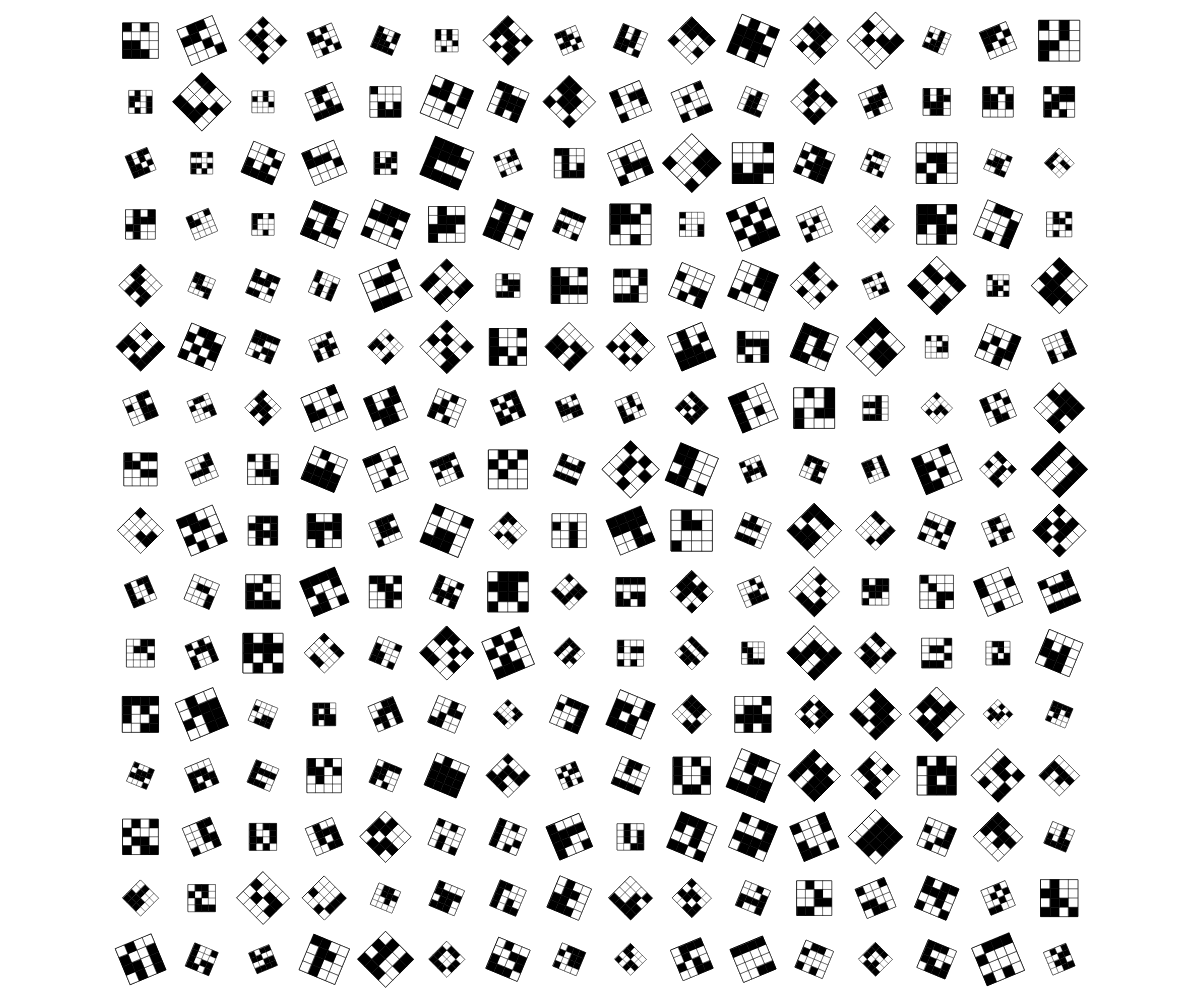
Frame 1 (no input)
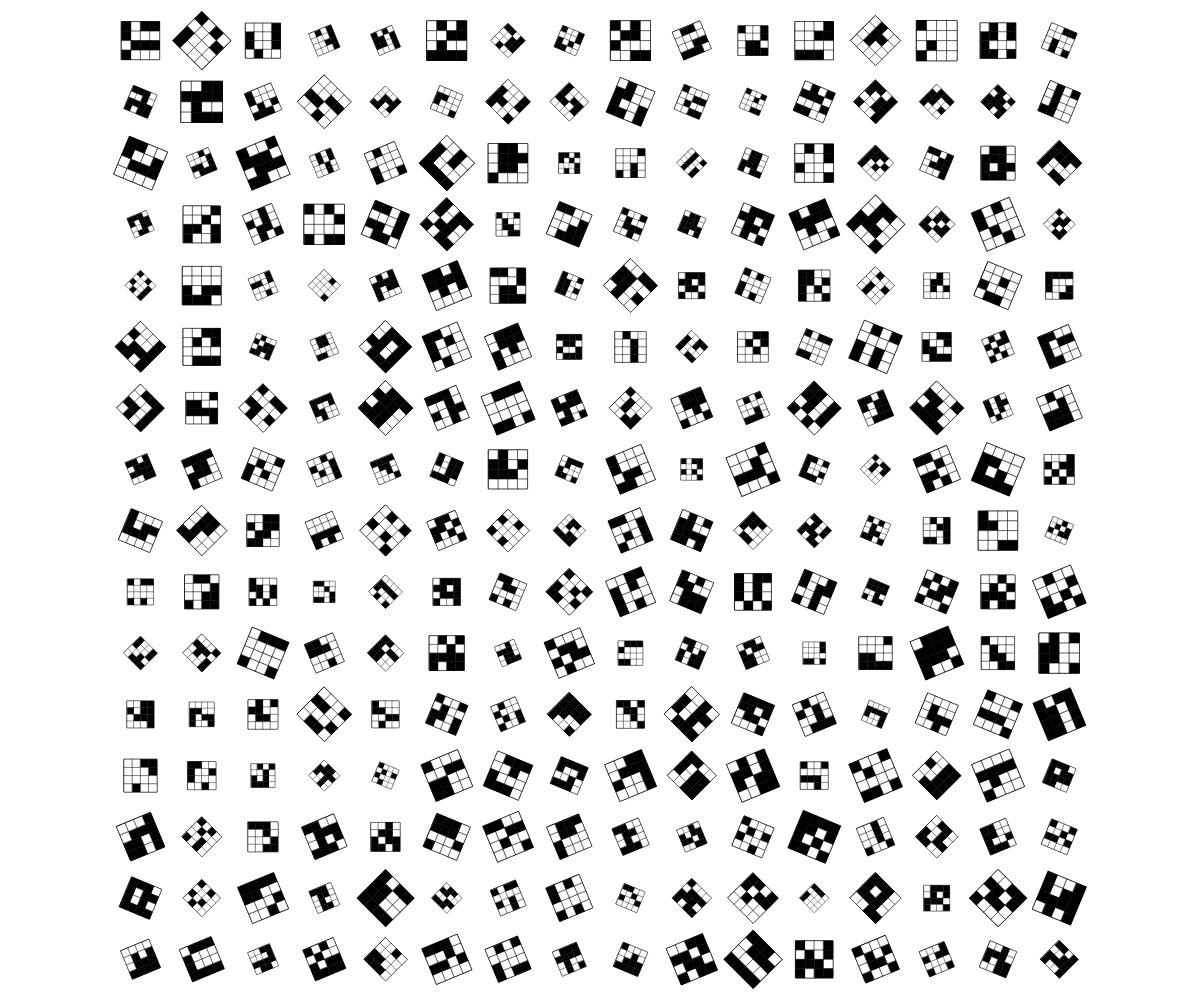
Frame 2 (the mouse pressed at the canvas centre, redrawn once)

The p5.js sketch that drew these frames (run headless with seeded random() and noise() and a simulated clock; the mouse was pressed at the canvas centre and the sketch redrawn once):

// p5.js sketch
// ── sketch.js
function setup() {
  createCanvas(windowWidth, windowHeight); 
  noLoop(); 
}


function draw() {
  background(255); 
  
  //griglia principale
  let gridSize = 16; // dimensione (16x16)
  let spacing = 20;  

  // dimensione massima possibile per ogni pattern 4x4 
  // considerando la dimensione della finestra e gli spazi tra i pattern
  let patternSize = min(
    (width - spacing * (gridSize + 1)) / gridSize,
    (height - spacing * (gridSize + 1)) / gridSize
  );
  
  // coordinate iniziali per centrare l'intera griglia nella finestra
  let startX = (width - (patternSize * gridSize + spacing * (gridSize - 1))) / 2;
  let startY = (height - (patternSize * gridSize + spacing * (gridSize - 1))) / 2;
  
  //dimensione di ogni cella all'interno del pattern 4x4
  let cellSize = patternSize / 4;
  
  // ciclo per disegnare la griglia 16x16 di pattern
  for (let row = 0; row < gridSize; row++) {
    for (let col = 0; col < gridSize; col++) {
     
      //posizione di ogni pattern nella griglia
      let x = startX + col * (patternSize + spacing);
      let y = startY + row * (patternSize + spacing);
      
      push(); //salva lo stato corrente 
      
      // sposta l'origine al centro del pattern corrente per permettere la rotazioni e scaling dal centro invece che dall'angolo
      translate(x + patternSize/2, y + patternSize/2);
      
      //scaling casuale tra 50% e 100% della dimensione originale
      let randomScale = random(0.5, 1);
      scale(randomScale);
      
      //rotazione casuale di 0°, 22.5°, 45°, 67.5
      rotate(random([0, PI/8, PI/4, 3*PI/8]));
      
      //riporta l'origine all'angolo in alto a sinistra del pattern
      translate(-patternSize/2, -patternSize/2);
      
      //cornice del pattern
      noFill();
      stroke(0);
      strokeWeight(1);
      rect(0, 0, patternSize, patternSize);
      
      //disegna il pattern casuale 4x4 nella cornice
      drawRandomPattern(0, 0, cellSize);
      
      pop(); // Ripristina lo stato precedente del contesto grafico
    }
  }
}

//disegna un singolo pattern 4x4 di celle bianche e nere
function drawRandomPattern(x, y, cellSize) {
  // Crea un array di 16 valori V/F (V=cella nera, F=cella bianca)
  let grid = []; 
  for (let i = 0; i < 16; i++) {
    grid[i] = random() > 0.5; // 50% di probabilità per ogni valore
  }
  
  // disegna la griglia 4x4 di celle
  for (let i = 0; i < 4; i++) {
    for (let j = 0; j < 4; j++) {
      let index = i * 4 + j; // calcola l'indice nell'array grid
      
      // colore di riempimento basato su V/F
      if (grid[index]) {
        fill(0);   //nero 
      } else {
        fill(255);  // bianco
      }
      
      //singola cella
      stroke(0);
      strokeWeight(0.5);
      rect(x + j * cellSize, y + i * cellSize, cellSize, cellSize);
    }
  }
}

function windowResized() {
  resizeCanvas(windowWidth, windowHeight); 
  redraw(); 
}
